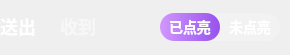
           <widget class="QWidget" name="widget_46" native="true">
            <property name="minimumSize">
             <size>
              <width>0</width>
              <height>55</height>
             </size>
            </property>
            <property name="maximumSize">
             <size>
              <width>16777215</width>
              <height>55</height>
             </size>
            </property>
            <property name="styleSheet">
             <string notr="true">QPushButton {
     border:none;

font-family: &quot;微软雅黑&quot;;
font-weight: 500;
font-size: 18px;
color: rgba(255, 255, 255, 0.5);
line-height: 25px;   
}

QPushButton:checked {
   border:none;

font-family: &quot;微软雅黑&quot;;
font-weight: 500;
font-size: 18px;
color: #ffffff;
line-height: 25px;   
}

</string>
            </property>
            <layout class="QHBoxLayout" name="horizontalLayout_31">
             <property name="spacing">
              <number>24</number>
             </property>
             <property name="leftMargin">
              <number>0</number>
             </property>
             <property name="topMargin">
              <number>0</number>
             </property>
             <property name="rightMargin">
              <number>10</number>
             </property>
             <property name="bottomMargin">
              <number>1</number>
             </property>
             <item>
              <widget class="QPushButton" name="sendBtn">
               <property name="text">
                <string>送出</string>
               </property>
               <property name="checkable">
                <bool>true</bool>
               </property>
               <property name="checked">
                <bool>true</bool>
               </property>
               <attribute name="buttonGroup">
                <string notr="true">buttonGroup_3</string>
               </attribute>
              </widget>
             </item>
             <item>
              <widget class="QPushButton" name="receiveBtn">
               <property name="text">
                <string>收到</string>
               </property>
               <property name="checkable">
                <bool>true</bool>
               </property>
               <attribute name="buttonGroup">
                <string notr="true">buttonGroup_3</string>
               </attribute>
              </widget>
             </item>
             <item>
              <spacer name="horizontalSpacer_14">
               <property name="orientation">
                <enum>Qt::Horizontal</enum>
               </property>
               <property name="sizeHint" stdset="0">
                <size>
                 <width>40</width>
                 <height>20</height>
                </size>
               </property>
              </spacer>
             </item>
             <item>
              <widget class="QWidget" name="widget_17" native="true">
               <property name="minimumSize">
                <size>
                 <width>120</width>
                 <height>28</height>
                </size>
               </property>
               <property name="maximumSize">
                <size>
                 <width>120</width>
                 <height>28</height>
                </size>
               </property>
               <property name="styleSheet">
                <string notr="true">QWidget{
background: rgba(255, 255, 255, 0.2);
border-radius: 14px;
}




</string>
               </property>
               <layout class="QHBoxLayout" name="horizontalLayout_12">
                <property name="spacing">
                 <number>0</number>
                </property>
                <property name="leftMargin">
                 <number>0</number>
                </property>
                <property name="topMargin">
                 <number>0</number>
                </property>
                <property name="rightMargin">
                 <number>0</number>
                </property>
                <property name="bottomMargin">
                 <number>0</number>
                </property>
                <item>
                 <widget class="QPushButton" name="pushButton_2">
                  <property name="minimumSize">
                   <size>
                    <width>0</width>
                    <height>28</height>
                   </size>
                  </property>
                  <property name="styleSheet">
                   <string notr="true">QPushButton {
font-family: &quot;微软雅黑&quot;;
font-weight: 500;
font-size: 14px;
color: #FFFFFF;
border:none;
background: transparent;
border-radius: 14px;
}

QPushButton:checked {
  border:none;
border-radius: 14px;
background: qlineargradient(x1:0, y1:0, x2:1, y2:0, stop:0 #D197FE, stop:1 #9752ED);
font-family: &quot;微软雅黑&quot;;
font-weight: 500;
color: #ffffff;
}</string>
                  </property>
                  <property name="text">
                   <string>已点亮</string>
                  </property>
                  <property name="checkable">
                   <bool>true</bool>
                  </property>
                  <property name="checked">
                   <bool>true</bool>
                  </property>
                  <attribute name="buttonGroup">
                   <string notr="true">buttonGroup_2</string>
                  </attribute>
                 </widget>
                </item>
                <item>
                 <widget class="QPushButton" name="pushButton_4">
                  <property name="minimumSize">
                   <size>
                    <width>0</width>
                    <height>28</height>
                   </size>
                  </property>
                  <property name="styleSheet">
                   <string notr="true">QPushButton {
font-family: &quot;微软雅黑&quot;;
font-weight: 500;
font-size: 14px;
color: #FFFFFF;
border:none;
background: transparent;
border-radius: 14px;
}

QPushButton:checked {
  border:none;
border-radius: 14px;
background: qlineargradient(x1:0, y1:0, x2:1, y2:0, stop:0 #D197FE, stop:1 #9752ED);
font-family: &quot;微软雅黑&quot;;
font-weight: 500;
color: #ffffff;
}</string>
                  </property>
                  <property name="text">
                   <string>未点亮</string>
                  </property>
                  <property name="checkable">
                   <bool>true</bool>
                  </property>
                  <attribute name="buttonGroup">
                   <string notr="true">buttonGroup_2</string>
                  </attribute>
                 </widget>
                </item>
               </layout>
              </widget>
             </item>
            </layout>
           </widget>
